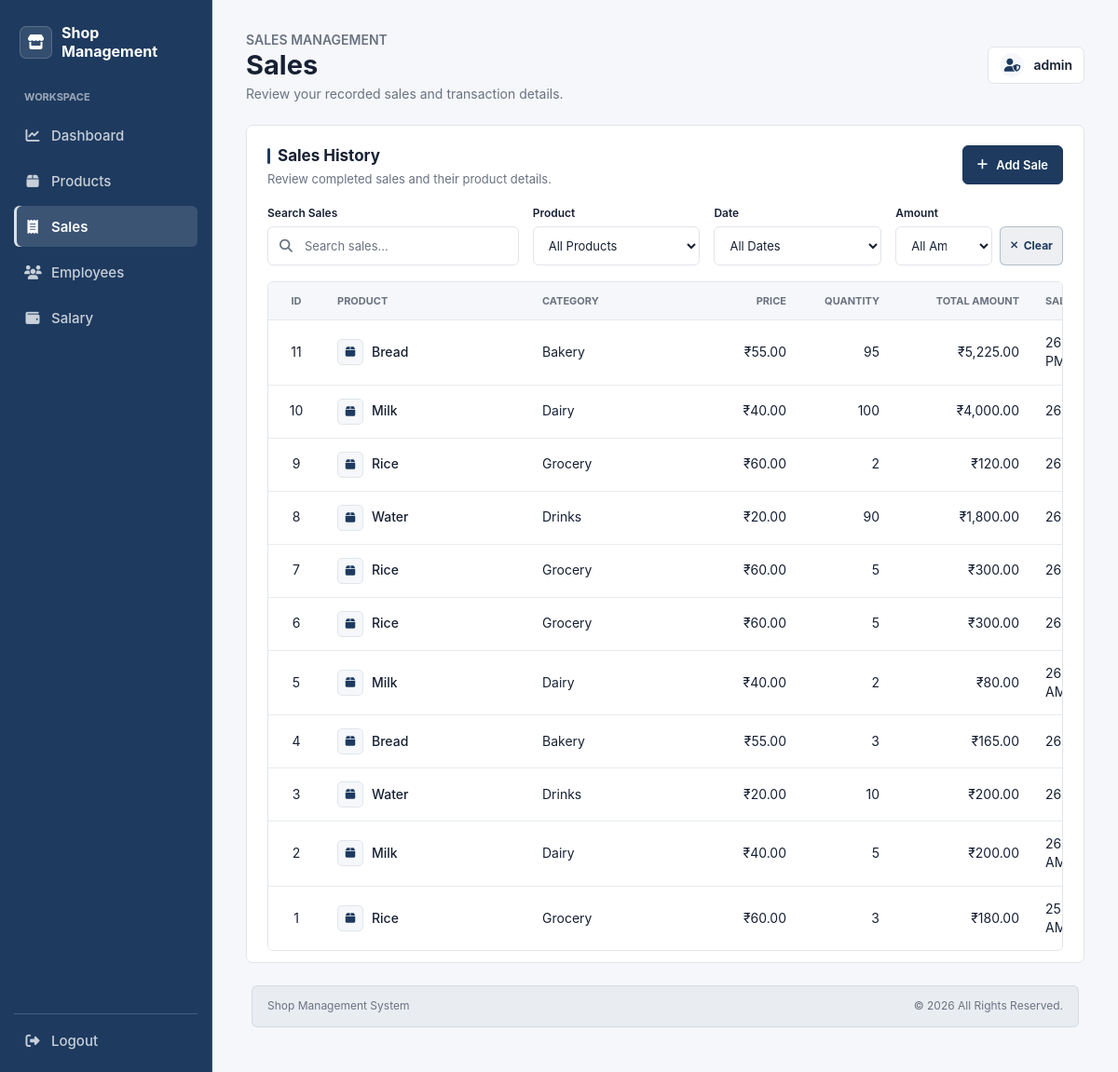
Screenshot of /sales/view.php (signed in) with the database file from the repository.
### tables this page shows
CREATE TABLE `sales` (
  `id` int(11) NOT NULL,
  `product_id` int(11) NOT NULL,
  `quantity` int(11) NOT NULL,
  `total_amount` decimal(10,2) NOT NULL,
  `sale_date` timestamp NOT NULL DEFAULT current_timestamp()
);

CREATE TABLE `products` (
  `id` int(11) NOT NULL,
  `product_name` varchar(100) NOT NULL,
  `category` varchar(100) NOT NULL,
  `price` decimal(10,2) NOT NULL,
  `quantity` int(11) NOT NULL
);

### sales/view.php (the view, shortened to what this page needs)
<?php
include __DIR__ . "/../db.php";
$admin_username = htmlspecialchars($_SESSION["username"], ENT_QUOTES, "UTF-8");
$search = trim($_GET["search"] ?? "");
$product_id = intval($_GET["product_id"] ?? 0);
$date_filter = trim($_GET["date_filter"] ?? "");
$amount_filter = trim($_GET["amount_filter"] ?? "");
if (
	$date_filter !== "today"
	&& $date_filter !== "yesterday"
	&& $date_filter !== "last_7_days"
	&& $date_filter !== "last_30_days"
) {
	$date_filter = "";
}
if (
	$amount_filter !== "under_500"
	&& $amount_filter !== "500_1000"
	&& $amount_filter !== "1000_5000"
	&& $amount_filter !== "above_5000"
) {
	$amount_filter = "";
}
$date_filter_active = $date_filter !== "" ? 1 : 0;
$today = date("Y-m-d");
$date_start = $today . " 00:00:00";
$date_end = date("Y-m-d", strtotime("+1 day")) . " 00:00:00";
$product_filter_active = $product_id > 0 ? 1 : 0;
$search_value = "%" . $search . "%";
$sales_stmt = mysqli_prepare(
	$conn,
	"SELECT
		sales.id,
		products.product_name,
		products.category,
		products.price,
		sales.quantity,
		sales.total_amount,
		sales.sale_date
	FROM sales
	INNER JOIN products ON sales.product_id = products.id
	WHERE products.product_name LIKE ?
		AND (? = 0 OR sales.product_id = ?)
		AND (? = 0 OR (sales.sale_date >= ? AND sales.sale_date < ?))
		AND (
			? = ''
			OR (? = 'under_500' AND sales.total_amount < 500)
			OR (? = '500_1000' AND sales.total_amount >= 500 AND sales.total_amount < 1000)
			OR (? = '1000_5000' AND sales.total_amount >= 1000 AND sales.total_amount < 5000)
			OR (? = 'above_5000' AND sales.total_amount >= 5000)
		)
	ORDER BY sales.id DESC"
);
mysqli_stmt_bind_param(
	$sales_stmt,
	"siiisssssss",
	$search_value,
	$product_filter_active,
	$product_id,
	$date_filter_active,
	$date_start,
	$date_end,
	$amount_filter,
	$amount_filter,
	$amount_filter,
	$amount_filter,
	$amount_filter
);
mysqli_stmt_execute($sales_stmt);
$sales_query = mysqli_stmt_get_result($sales_stmt);
?>
<!DOCTYPE html>
<html lang="en">
<head>
	<link rel="stylesheet" href="../css/style.css">
</head>
<body class="shop-dashboard products-page">
	<div class="dashboard-shell">
		<aside class="dashboard-sidebar" aria-label="Main navigation">
			<a class="dashboard-brand" href="../dashboard.php">
				<span class="dashboard-brand-icon" aria-hidden="true"><i class="fa-solid fa-store"></i></span>
				<span>Shop Management</span>
			</a>
			<nav class="dashboard-nav" aria-label="Primary">
				<a class="dashboard-nav-link" href="../dashboard.php">
					<i class="fa-solid fa-chart-line" aria-hidden="true"></i><span>Dashboard</span>
				</a>
				<a class="dashboard-nav-link" href="../products/view.php">
					<i class="fa-solid fa-box" aria-hidden="true"></i><span>Products</span>
				</a>
				<a class="dashboard-nav-link is-current" href="view.php" aria-current="page">
					<i class="fa-solid fa-receipt" aria-hidden="true"></i><span>Sales</span>
				</a>
				<a class="dashboard-nav-link" href="../employees/view.php">
					<i class="fa-solid fa-users" aria-hidden="true"></i><span>Employees</span>
				</a>
				<a class="dashboard-nav-link" href="../salary/view.php">
					<i class="fa-solid fa-wallet" aria-hidden="true"></i><span>Salary</span>
				</a>
			</nav>
			<a class="dashboard-logout" href="../logout.php">
				<i class="fa-solid fa-right-from-bracket" aria-hidden="true"></i><span>Logout</span>
			</a>
		</aside>
		<main class="dashboard-main products-main">
			<header class="dashboard-header products-page-header">
				<div class="dashboard-heading">
					<p class="product-page-label">SALES MANAGEMENT</p>
					<h1>Sales</h1>
					<p>Review your recorded sales and transaction details.</p>
				</div>
				<div class="dashboard-profile" aria-label="Admin profile">
					<span class="dashboard-profile-icon" aria-hidden="true"><i class="fa-solid fa-user-shield"></i></span>
					<span><?php echo $admin_username; ?></span>
				</div>
			</header>
			<section class="dashboard-panel products-panel" aria-labelledby="sales-history-title">
				<div class="dashboard-panel-heading products-panel-heading">
					<div>
						<h2 id="sales-history-title">Sales History</h2>
						<p>Review completed sales and their product details.</p>
					</div>
					<a class="products-add-button" href="add.php">
						<i class="fa-solid fa-plus" aria-hidden="true"></i>
						<span>Add Sale</span>
					</a>
				</div>
				<form class="products-toolbar" method="get" action="view.php">
					<div class="products-field products-search-field">
						<label for="sales-search">Search Sales</label>
						<div class="products-search-control">
							<i class="fa-solid fa-magnifying-glass" aria-hidden="true"></i>
							<input
								id="sales-search"
								name="search"
								type="search"
								placeholder="Search sales..."
								value="<?php echo htmlspecialchars($search, ENT_QUOTES, "UTF-8"); ?>"
							>
						</div>
					</div>
					<div class="products-field products-category-field">
						<label for="sales-product">Product</label>
						<select id="sales-product" name="product_id" onchange="this.form.submit()">
							<option value="0" <?php if ($product_id === 0) echo "selected"; ?>>All Products</option>
						</select>
					</div>
					<div class="products-field products-category-field">
						<label for="sales-date-filter">Date</label>
						<select id="sales-date-filter" name="date_filter" onchange="this.form.submit()">
							<option value="" <?php if ($date_filter === "") echo "selected"; ?>>All Dates</option>
						</select>
					</div>
					<div class="products-field products-category-field">
						<label for="sales-amount-filter">Amount</label>
						<div class="products-status-control">
							<select id="sales-amount-filter" name="amount_filter" onchange="this.form.submit()">
								<option value="" <?php if ($amount_filter === "") echo "selected"; ?>>All Amounts</option>
							</select>
							<a class="products-clear-link" href="view.php">
								<i class="fa-solid fa-xmark" aria-hidden="true"></i><span>Clear</span>
							</a>
						</div>
					</div>
				</form>
				<div class="recent-sales-table-wrap">
					<table class="recent-sales-table sales-records-table">
						<thead>
							<tr>
								<th scope="col">ID</th>
								<th scope="col">Product</th>
								<th scope="col">Category</th>
								<th scope="col">Price</th>
								<th scope="col">Quantity</th>
								<th scope="col">Total Amount</th>
								<th scope="col">Sale Date</th>
							</tr>
						</thead>
						<tbody>
							<?php if (mysqli_num_rows($sales_query) > 0): ?>
								<?php while ($sale = mysqli_fetch_assoc($sales_query)): ?>
									<tr>
										<td><?php echo $sale["id"]; ?></td>
										<td>
											<div class="product-info">
												<span class="product-icon" aria-hidden="true">
													<i class="fa-solid fa-box"></i>
												</span>
												<span class="product-name"><?php echo htmlspecialchars($sale["product_name"], ENT_QUOTES, "UTF-8"); ?></span>
											</div>
										</td>
										<td><?php echo htmlspecialchars($sale["category"], ENT_QUOTES, "UTF-8"); ?></td>
										<td>₹<?php echo number_format((float) $sale["price"], 2); ?></td>
										<td><?php echo $sale["quantity"]; ?></td>
										<td>₹<?php echo number_format((float) $sale["total_amount"], 2); ?></td>
										<td><?php echo date("d M Y, h:i A", strtotime($sale["sale_date"])); ?></td>
									</tr>
								<?php endwhile; ?>
							<?php else: ?>
								<tr>
									<td colspan="7" class="recent-sales-empty">No sales found</td>
								</tr>
							<?php endif; ?>
						</tbody>
					</table>
				</div>
			</section>
			<footer class="dashboard-footer">
				<span>Shop Management System</span>
				<span>&copy; 2026 All Rights Reserved.</span>
			</footer>
		</main>
	</div>
</body>
</html>

### rows the page displays
sales: id "11", product.product_name "Bread", product.category "Bakery", product.price "55.00", quantity "95", total_amount "5,225.00", sale_date "26…"
sales: id "10", product.product_name "Milk", product.category "Dairy", product.price "40.00", quantity "100", total_amount "4,000.00", sale_date "26…"
sales: id "9", product.product_name "Rice", product.category "Grocery", product.price "60.00", quantity "2", total_amount "120.00", sale_date "26…"
sales: id "8", product.product_name "Water", product.category "Drinks", product.price "20.00", quantity "90", total_amount "1,800.00", sale_date "26…"
sales: id "7", product.product_name "Rice", product.category "Grocery", product.price "60.00", quantity "5", total_amount "300.00", sale_date "26…"
sales: id "6", product.product_name "Rice", product.category "Grocery", product.price "60.00", quantity "5", total_amount "300.00", sale_date "26…"
sales: id "5", product.product_name "Milk", product.category "Dairy", product.price "40.00", quantity "2", total_amount "80.00", sale_date "26…"
sales: id "4", product.product_name "Bread", product.category "Bakery", product.price "55.00", quantity "3", total_amount "165.00", sale_date "26…"
sales: id "3", product.product_name "Water", product.category "Drinks", product.price "20.00", quantity "10", total_amount "200.00", sale_date "26…"
sales: id "2", product.product_name "Milk", product.category "Dairy", product.price "40.00", quantity "5", total_amount "200.00", sale_date "26…"
sales: id "1", product.product_name "Rice", product.category "Grocery", product.price "60.00", quantity "3", total_amount "180.00", sale_date "25…"

### other values shown
$admin_username "admin"
